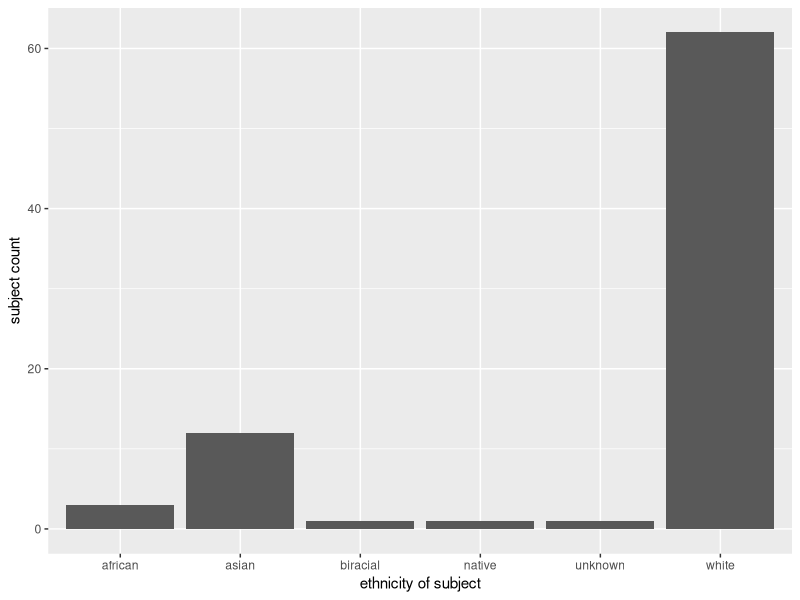
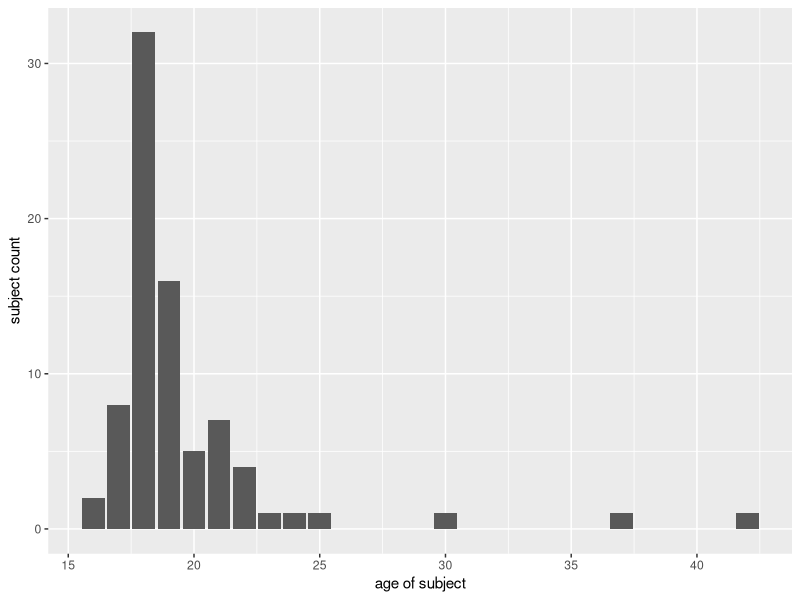

Write R code to recreate these figures, in order.
## ---- chunk 1
#| label: setup
#| message: false

library(tidyverse)
library(here)

## ---- chunk 2
#| label: load data
#| message: false

hiphop <- read_csv(here::here("supporting_artifacts",
                              "continued_learning",
                              "revisions",
                              "lab3_revision",
                              "hiphop.csv"))

## ---- chunk 3
#| label: cleaning the dataset
#| message: false

hiphop_cleaned <- hiphop |> 
  drop_na(numPreferredArtists,  numOverallArtists) |> 
  mutate(across(where(is.character), as.factor))

## ---- chunk 4
#| label: count unique AAE words
#| message: false

AAE_words <- distinct(hiphop_cleaned, word, .keep_all = TRUE) |> 
  count()
## ---- chunk 5
#| label: re-categorizing "ethnic"
#| message: false

hiphop_recat <- hiphop_cleaned |> 
  mutate(ethnic = if_else(ethnic != "white", "non-white", "white"))

## ---- chunk 6
#| label: demographics
#| message: false

demographics <- hiphop_cleaned |> 
  distinct(subj, sex, age, ethnic)
  
summary(demographics)

## ---- chunk 7
#| label: demographic plots
#| message: false
#| layout-ncol: 2

ggplot(data = demographics,
  mapping = aes(x = ethnic)) +
  xlab("ethnicity of subject") +
       ylab("subject count") +
  geom_bar()

ggplot(data = demographics,
  mapping = aes(x = age)) +
  xlab("age of subject") +
       ylab("subject count") +
  geom_bar()
## ---- chunk 8
#| label: a) below age 20
#| message: false

below20 <- hiphop_recat |>  
  filter(age < 20) |> 
  group_by(word) |>
  summarize(avg_familiarity = mean(familiarity))
below20_min <- below20 |> 
  slice_min(order_by = avg_familiarity, n = 5)
below20_max <- below20|> 
  slice_max(order_by = avg_familiarity, n = 5)
  
## ---- chunk 9
#| label: b) non-white women
#| message: false

nonwhiteWomen <- hiphop_recat |> 
  filter(
    sex == 'Female', 
    ethnic == 'non-white') |> 
  group_by(word) |> 
  summarize(avg_familiarity = mean(familiarity))
nonwhiteWomen_min <- nonwhiteWomen |> 
  slice_min(order_by = avg_familiarity, n = 5)
nonwhiteWomen_max <- nonwhiteWomen |> 
  slice_max(order_by = avg_familiarity, n = 5)

## ---- chunk 10
#| label: c) whie men above 30
#| message: false

whiteMen_above30 <- hiphop_recat |> 
  filter(
    sex == 'Male', 
    ethnic == 'white', 
    age > 30) |> 
  group_by(word) |> 
  summarize(avg_familiarity = mean(familiarity))
whiteMen_above30_min <- whiteMen_above30 |> 
  slice_min(order_by = avg_familiarity)
whiteMen_above30_max <- whiteMen_above30 |> 
  slice_max(order_by = avg_familiarity, n = 5)

## ---- chunk 11
#| label: study subjects
#| message: false

possibly_bieber <- hiphop |> 
  distinct(subj, .keep_all = TRUE) |>
  filter(
    sex == 'Male',
    ethnic == 'white',
    city > 10000,
    city < 60000,
    age > 17,
    age < 23) |> 
  slice_max(order_by = bieber)

# p17 named the most bieber songs while meeting all requirements!

